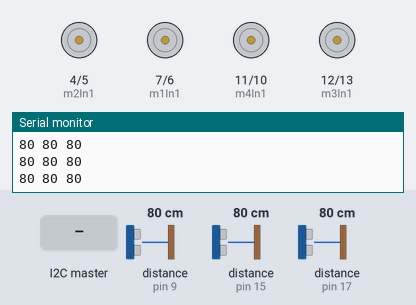
The sketch below on a simulated Arduino Uno, built with avr-gcc and run on an emulated ATmega328P. Parts: motor-driver pin pairs drawn as motors (green arrow = first pin HIGH = forward, orange = second pin HIGH = backward, longer = more drive), the last lines printed to the serial monitor. Wiring (inferred from the names in the program): 3 × ultrasonic range finder: trigger pin 8, echo pin 9 / trigger pin 14, echo pin 15 / trigger pin 16, echo pin 17. The test bench sets the inputs (shaded band); at power-on: distance to the obstacle (sensors on pin 9, pin 17, pin 15) 80 cm. The echo pulse lasts 58.3 µs per cm.

Above: at 1.2 s.
1.3 s: the I2C master sends "Z"
At 1.7 s:
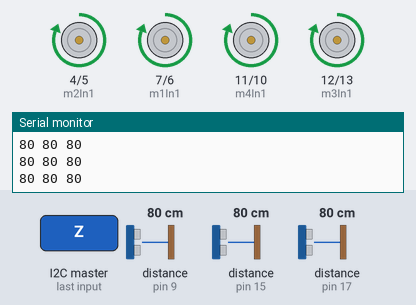
2.8 s: distance to the obstacle (sensor on pin 9) set to 33 cm
5.8 s: distance to the obstacle (sensor on pin 9) set to 27 cm
At 6.9 s:
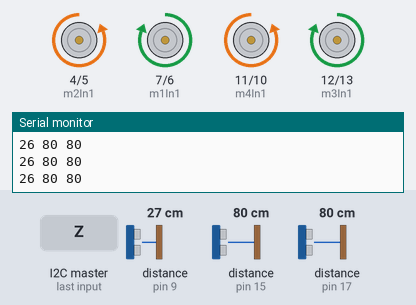
7.3 s: distance to the obstacle (sensor on pin 17) set to 32 cm
10.3 s: distance to the obstacle (sensor on pin 17) set to 28 cm
At 11.3 s:
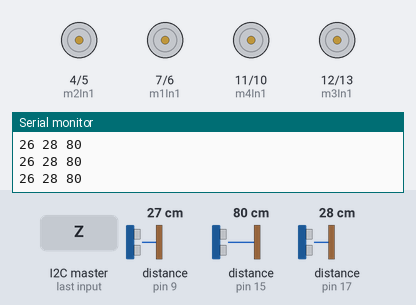
13.3 s: distance to the obstacle (sensor on pin 17) set to 2 cm
At 13.9 s:
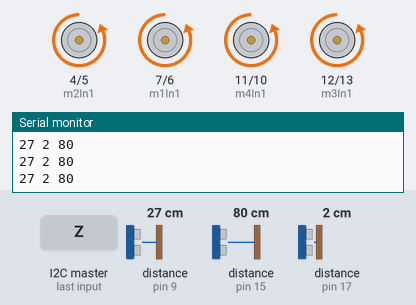
Timing chart, 0 to 15.8 s (numbered marks = the images above; inputs shaded):
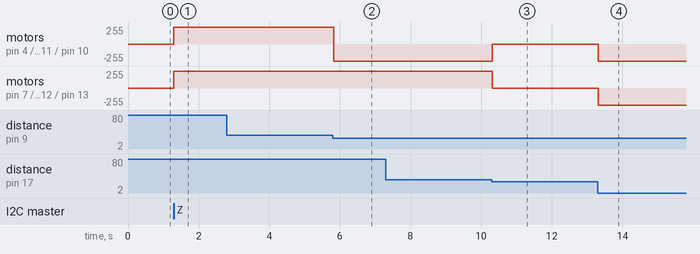

Measured:
- the behaviour switches between 31 and 30 cm on distance to the obstacle (sensor on pin 9) (found by bisection; images 1 and 2)
- the behaviour switches between 30 and 29 cm on distance to the obstacle (sensor on pin 17) (found by bisection; images 2 and 3)
- after the input at 1.3 s, motor on pin 4 (m2In1) / pin 5 (m2In2), motor on pin 7 (m1In1) / pin 6 (m1In2), motor on pin 11 (m4In1) / pin 10 (m4In2), motor on pin 12 (m3In1) / pin 13 (m3In2): stopped → forward 255/255 at once
- after the input at 5.8 s, motor on pin 4 (m2In1) / pin 5 (m2In2), motor on pin 11 (m4In1) / pin 10 (m4In2): forward 255/255 → backward 255/255 at once
- after the input at 10.3 s, motor on pin 4 (m2In1) / pin 5 (m2In2), motor on pin 11 (m4In1) / pin 10 (m4In2): backward 255/255 → stopped at once; motor on pin 7 (m1In1) / pin 6 (m1In2), motor on pin 12 (m3In1) / pin 13 (m3In2): forward 255/255 → stopped at once
- after the input at 13.3 s, motor on pin 4 (m2In1) / pin 5 (m2In2), motor on pin 7 (m1In1) / pin 6 (m1In2), motor on pin 11 (m4In1) / pin 10 (m4In2), motor on pin 12 (m3In1) / pin 13 (m3In2): stopped → backward 255/255 at once

The sketch:

drivingBoard.ino
```cpp
#include <SoftwareSerial.h>
#include <Wire.h>

#define OK 200
#define TOO_SHORT 100
#define TOO_LONG 300
int connectedFlag = 0
;
int d1 = 50, d2 = 50, d3 = 50;
int m1In1 = 7, m1In2 = 6, m2In1 = 4, m2In2 = 5; // 앞
int m3In1 = 12, m3In2 = 13, m4In1 = 11, m4In2 = 10; // 뒤
int s1Echo = 9, s1Trig = 8, s2Echo = 17, s2Trig = 16, s3Echo = 15, s3Trig = 14;

void setup()
{
  // put your setup code here, to run once:
  _init();
}

void loop()
{
  // put your main code here, to run repeatedly:

// ultrasonic wave
  d1 = ultrasonic(s1Echo, s1Trig);
  d2 = ultrasonic(s2Echo, s2Trig);
  d3 = ultrasonic(s3Echo, s3Trig);
  Serial.print(d1);
  Serial.print(" ");
  Serial.print(d2);
  Serial.print(" ");
  Serial.print(d3);
  Serial.println(" ");

//  controlling moter
  if (connectedFlag == 1)
  {
    if (isInRange(d2) == TOO_SHORT)
    { // 너무 가까우면 뒤로가기
      digitalWrite(m1In1, LOW);
      digitalWrite(m1In2, HIGH);
      digitalWrite(m2In1, LOW);
      digitalWrite(m2In2, HIGH);
      digitalWrite(m3In1, LOW);
      digitalWrite(m3In2, HIGH);
      digitalWrite(m4In1, LOW);
      digitalWrite(m4In2, HIGH);
    }
    else if (isInRange(d2) == OK)
    { // 적당한 거리인 경우 멈춤
      digitalWrite(m1In1, LOW);
      digitalWrite(m1In2, LOW);
      digitalWrite(m2In1, LOW);
      digitalWrite(m2In2, LOW);
      digitalWrite(m3In1, LOW);
      digitalWrite(m3In2, LOW);
      digitalWrite(m4In1, LOW);
      digitalWrite(m4In2, LOW);
    }
    else
    {
      if (isInRange(d1) == TOO_LONG && isInRange(d3) == TOO_LONG) // 전진
      {
        digitalWrite(m1In1, HIGH);
        digitalWrite(m1In2, LOW);
        digitalWrite(m2In1, HIGH);
        digitalWrite(m2In2, LOW);
        digitalWrite(m3In1, HIGH);
        digitalWrite(m3In2, LOW);
        digitalWrite(m4In1, HIGH);
        digitalWrite(m4In2, LOW);
      }
      else if (isInRange(d1) <= OK && isInRange(d3) == TOO_LONG) // 좌회전
      {
        digitalWrite(m1In1, HIGH);
        digitalWrite(m1In2, LOW);
        digitalWrite(m2In1, LOW);
        digitalWrite(m2In2, HIGH);
        digitalWrite(m3In1, HIGH);
        digitalWrite(m3In2, LOW);
        digitalWrite(m4In1, LOW);
        digitalWrite(m4In2, HIGH);
      }
      else if (isInRange(d3) <= OK && isInRange(d1) == TOO_LONG) // 우회전
      {
        digitalWrite(m1In1, LOW);
        digitalWrite(m1In2, HIGH);
        digitalWrite(m2In1, HIGH);
        digitalWrite(m2In2, LOW);
        digitalWrite(m3In1, LOW);
        digitalWrite(m3In2, HIGH);
        digitalWrite(m4In1, HIGH);
        digitalWrite(m4In2, LOW);
      }
    }
  }
  else // connecting 해제 시 모터 중지
  {
    digitalWrite(m1In1, LOW);
    digitalWrite(m1In2, LOW);
    digitalWrite(m2In1, LOW);
    digitalWrite(m2In2, LOW);
    digitalWrite(m3In1, LOW);
    digitalWrite(m3In2, LOW);
    digitalWrite(m4In1, LOW);
    digitalWrite(m4In2, LOW);
  }
}

int ultrasonic(int echo, int trig)
{
  int duration, distance;

  digitalWrite(trig, HIGH);
  delayMicroseconds(10);
  digitalWrite(trig, LOW);

  duration = pulseIn(echo, HIGH);
  distance = duration / 58;

  return distance;
}

int isInRange(int d)
{
  if (d >= 30) return TOO_LONG;
  else if (d >= 15 && d < 30) return OK;
  else if (d >= 0) return TOO_SHORT;
}

void receiveConnData(int size)
{
  while (0 < Wire.available())
  {
    char c = Wire.read();
    if (connectedFlag == 0 && c == 'Z')
    {
      Serial.print("starting cart");
      Serial.println();
      connectedFlag = 1;
    }
    else if (connectedFlag == 1 && c == 'X')
    {
      Serial.println("stopping cart");
      connectedFlag = 0;
    }
  }
}

void requestConnData()
{
  (isInRange(d2) <= OK) ? Wire.write('O') : Wire.write('X');
}
void _init()
{
  Serial.begin(9600); // 시리얼 통신 초기화
  Serial.println("Ready i^2c");

  // DC moter
  pinMode(m1In1, OUTPUT);
  pinMode(m1In2, OUTPUT);
  pinMode(m2In1, OUTPUT);
  pinMode(m2In2, OUTPUT);
  pinMode(m3In1, OUTPUT);
  pinMode(m3In2, OUTPUT);
  pinMode(m4In1, OUTPUT);
  pinMode(m4In2, OUTPUT);

  // Wire
  Wire.begin(8);
  Wire.onReceive(receiveConnData);
  Wire.onRequest(requestConnData);

  // ultrasonic wave
  pinMode(s1Echo, INPUT);
  pinMode(s1Trig, OUTPUT);
  pinMode(s2Echo, INPUT);
  pinMode(s2Trig, OUTPUT);
  pinMode(s3Echo, INPUT);
  pinMode(s3Trig, OUTPUT);
}
```
